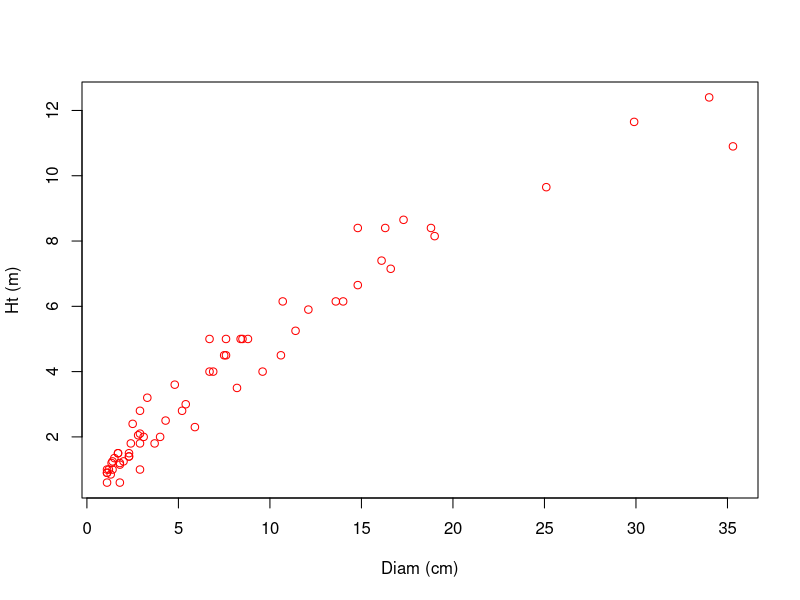

Reproduce this figure in R.
# Comparing nonlinear regression models for tree height data

# Input tree height data into dataframe H
H <- read.csv("height.csv")
# Extract species "buaf"
buaf <- subset(H, Sp=="BUAF")
# Plot height vs. diameter
plot(buaf$Diameter, buaf$Height, xlab="Diam (cm)", ylab="Ht (m)", col="red")
# Model 1: a Power law
mod1 <- nls(Height ~ c * Diameter^d, data = buaf, start = list(c=0.36, d=0.8))
# Model 2: a linear relationship
mod2 <- nls(Height ~ c * Diameter, buaf, start = list(c=0.36))
# Which model fits better?
anova(mod1,mod2)
# Do we need an intercept?
mod3 <- nls(Height ~ c * Diameter^d + e, buaf, start = list(c=0.36, d=0.8, e=0.1))
anova(mod1,mod3)
# Model 4: a Michaelis Menton
mod4 <- nls(Height ~ a * Diameter / (b + Diameter), buaf, start = list(a=14, b=15))
# Does it fit better than model 3?
# What do the MM parameters tell us?
# Exercise: fit a Ricker model to the data